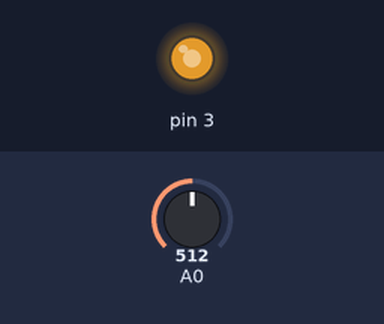
This sketch was run on a simulated Arduino Uno, built with avr-gcc and run on an emulated ATmega328P. Parts: output pins drawn as LEDs (lit = HIGH). The inputs (shaded band) are chosen by the test bench; at power-on: A0 = 512. What the sketch prints to the serial monitor is not drawn.

Above: at 0.1 s.
Timing chart, 0 to 1.6 s (numbered marks = the images above):
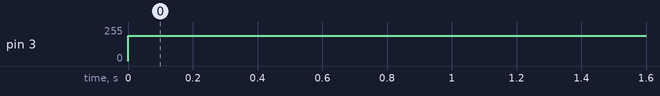

Measured:
- by itself, pin 3: 0/255 → 191/255 at 0.00 s

The sketch:

dac2.ino
```cpp
void setup() {
  pinMode(3, OUTPUT);
  pinMode(A0, INPUT);
  Serial.begin(9600);
}

void loop() {
  // put your main code here, to run repeatedly:
  int pwm = 0;
  float voltage = 3.75;
  int input;
  float voltageInput;
  pwm = (voltage / 5) * 255;


  while(1)
  {
      input = analogRead(0);
      voltageInput = ((float)input / 1023) * 5;
      Serial.print("Voltage: ");
      Serial.println(voltageInput);
      analogWrite(3,pwm);
  }
}
```
